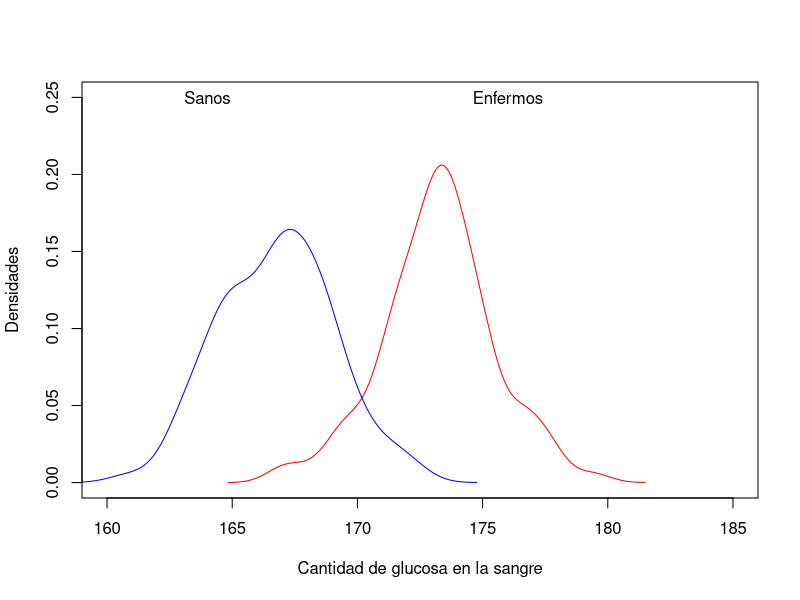

R code for this plot: (Note: this script raises an error after producing the figure.)
set.seed(2020)
enfms <- rnorm(100,173,2)
#enfms <- rnorm(100,170,2)
#enfms <- rnorm(100,180,2)
sanos <- rnorm(100,167,2)
datos <- data.frame(c(enfms,sanos),
                    as.factor(rep(c("Sanos","Enfermos"), times = 1, each = 100)))
colnames(datos) <- c("Valor","Clase")
denEnf <- density(enfms)
denSan <- density(sanos)
plot(NULL,xlim=c(160,185),ylim=c(0,0.25), type="n",
     xlab="Cantidad de glucosa en la sangre",ylab="Densidades")

lines(denEnf,col="red")
lines(denSan,col="blue")
text(164,0.25, "Sanos")
text(176,0.25, "Enfermos")
#####################################################################
#install.packages("ROCR")
#library(ROCR)

pred <- prediction(datos$Valor, datos$Clase)
perf <- performance(pred,measure="tpr",x.measure="fpr")

plot(perf,colorize=TRUE,type="l") 
abline(a=0,b=1)

# �rea bajo la curva
AUC       <- performance(pred,measure="auc")
AUCaltura <- AUC@y.values

# Punto de corte �ptimo
cost.perf <- performance(pred, measure ="cost")
opt.cut   <- pred@cutoffs[[1]][which.min(cost.perf@y.values[[1]])]
#coordenadas del punto de corte �ptimo
x<-perf@x.values[[1]][which.min(cost.perf@y.values[[1]])]
y<-perf@y.values[[1]][which.min(cost.perf@y.values[[1]])]
points(x,y, pch=20, col="red")

cat("AUC:", AUCaltura[[1]]) 
cat("Punto de corte �ptimo:",opt.cut)

######## Otro ejemplo #############################################################
#Para los enfermos
muestra1 <- which(denEnf$y>0.005)
muestra1 <- sample(muestra1,75,replace=F)
y1 <- vector()
for(i in muestra1){
  y1 <- append(y1,runif(1,min(denEnf$y),denEnf$y[i])) 
}
#Para los sanos
muestra2 <- which(denSan$y>0.005)
muestra2 <- sample(muestra2,75,replace=F)
y2 <- vector()
for(i in muestra2){
  y2 <- append(y2,runif(1,min(denSan$y),denSan$y[i]))
}
incr <- 0
intersX <- which(diff(denEnf$y<denSan$y)!=0)

curvas <- function() {
  plot(denEnf$x,denEnf$y,type = "l",
       xlim =c(min(min(denEnf$x ),min(denSan$x)),max(max(denEnf$x),max(denSan$x))),ylim=c(0,0.25)) 
  lines(denSan$x,denSan$y)
  points(denEnf$x[muestra1], y1, pch = "+",col="red")
  text(175,0.25,labels = "Enfermos" )
  points(denSan$x[muestra2], y2, pch = "*",col="blue")
  text(165,0.25,labels = "Sanos" )
  text(c(169,167,174,172),c(0,0.10,0.10,0), labels = c("FN","TN","TP","FP"))}

curvas()
abline(v=170.2,col="green") 


# n�mero de Falsos Negativos (FN)
FN <- length(which(denEnf$x[muestra1] < denEnf$x[intersX]))

# N�mero de Verdaderos Positivos VP (TP)
TP <- length(which(denEnf$x[muestra1] >= denEnf$x[intersX]))

# N�mero de Falsos Positivos (FP)
FP <- length(which(denSan$x[muestra2] >= denSan$x[intersX]))

# N�mero de Verdaderos Negativos (TN)
TN <- length (which(denSan$x[muestra2] < denSan$x[intersX]))

(Sensibilidad  <- TP/(FN+TP))
(Especificidad <- TN/(FP+TN))


